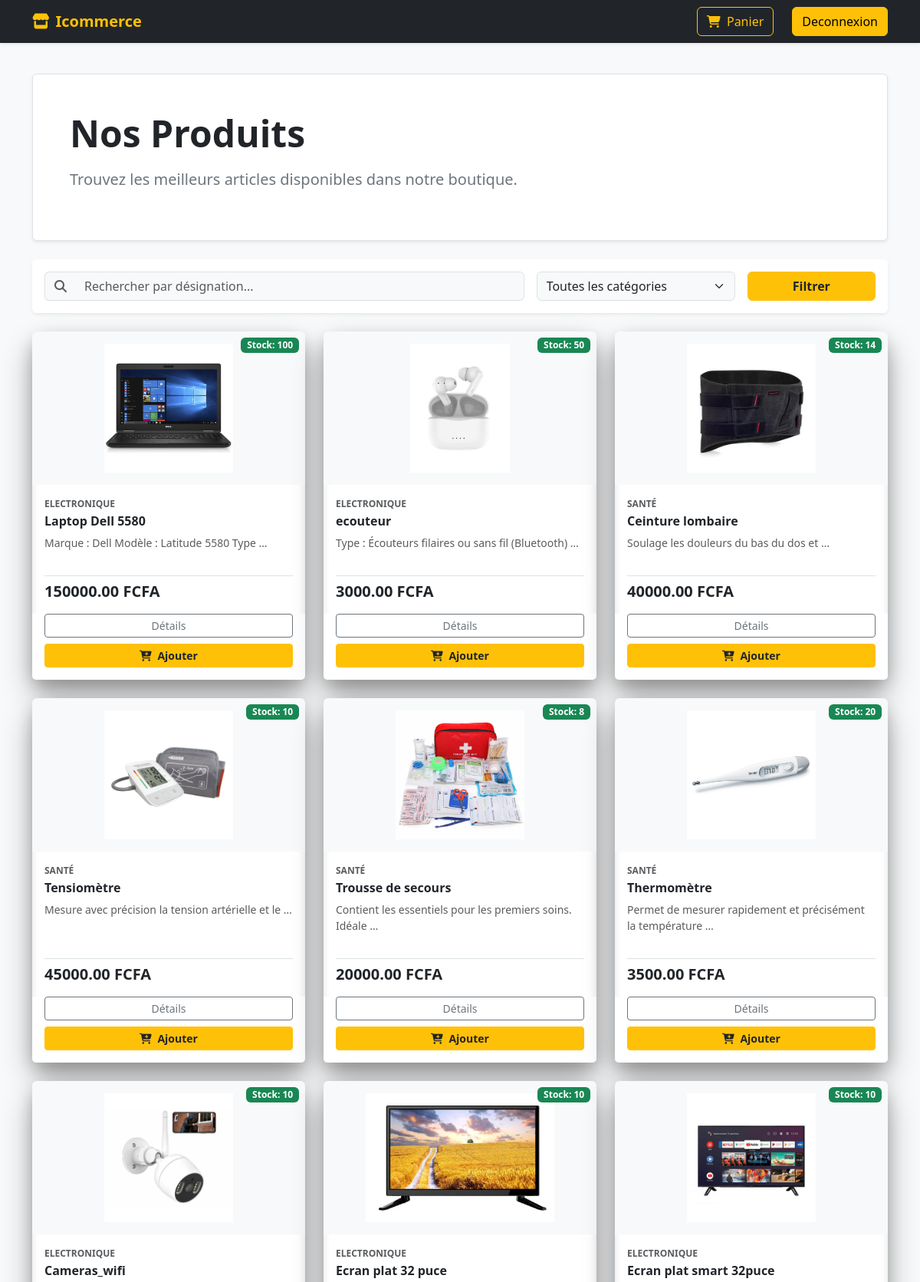
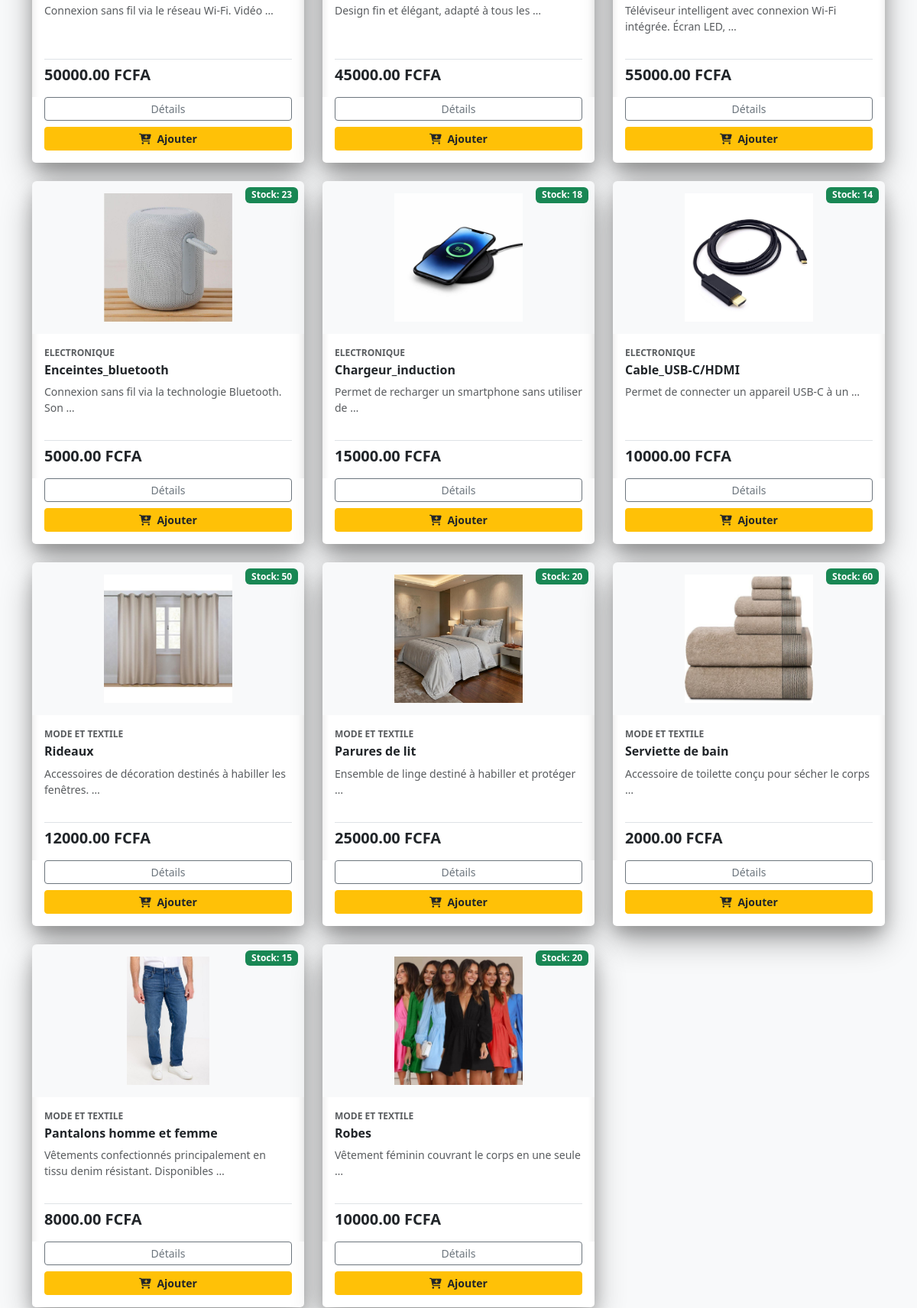
Before: / (upper part) with the older database file (2 pictures, top to bottom).
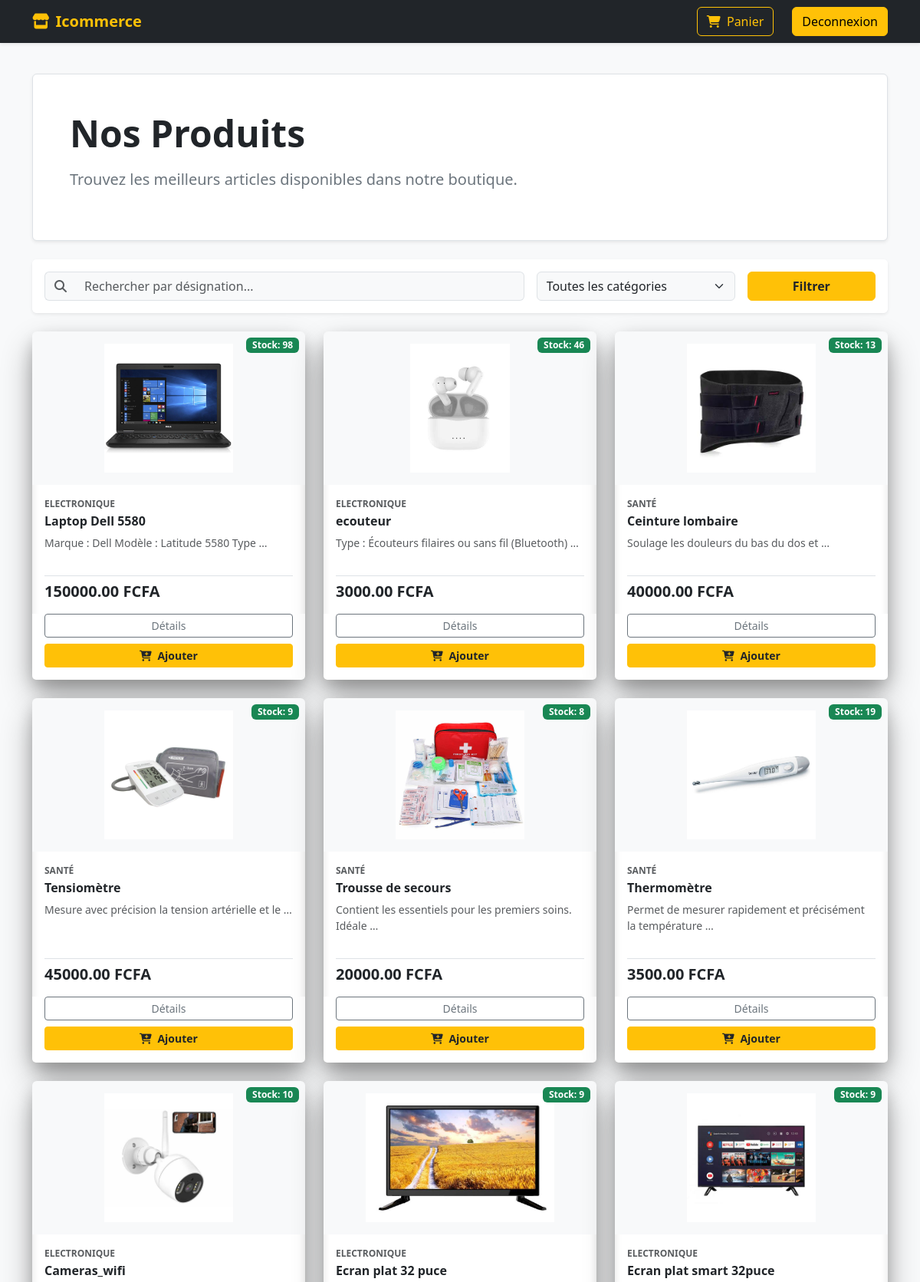
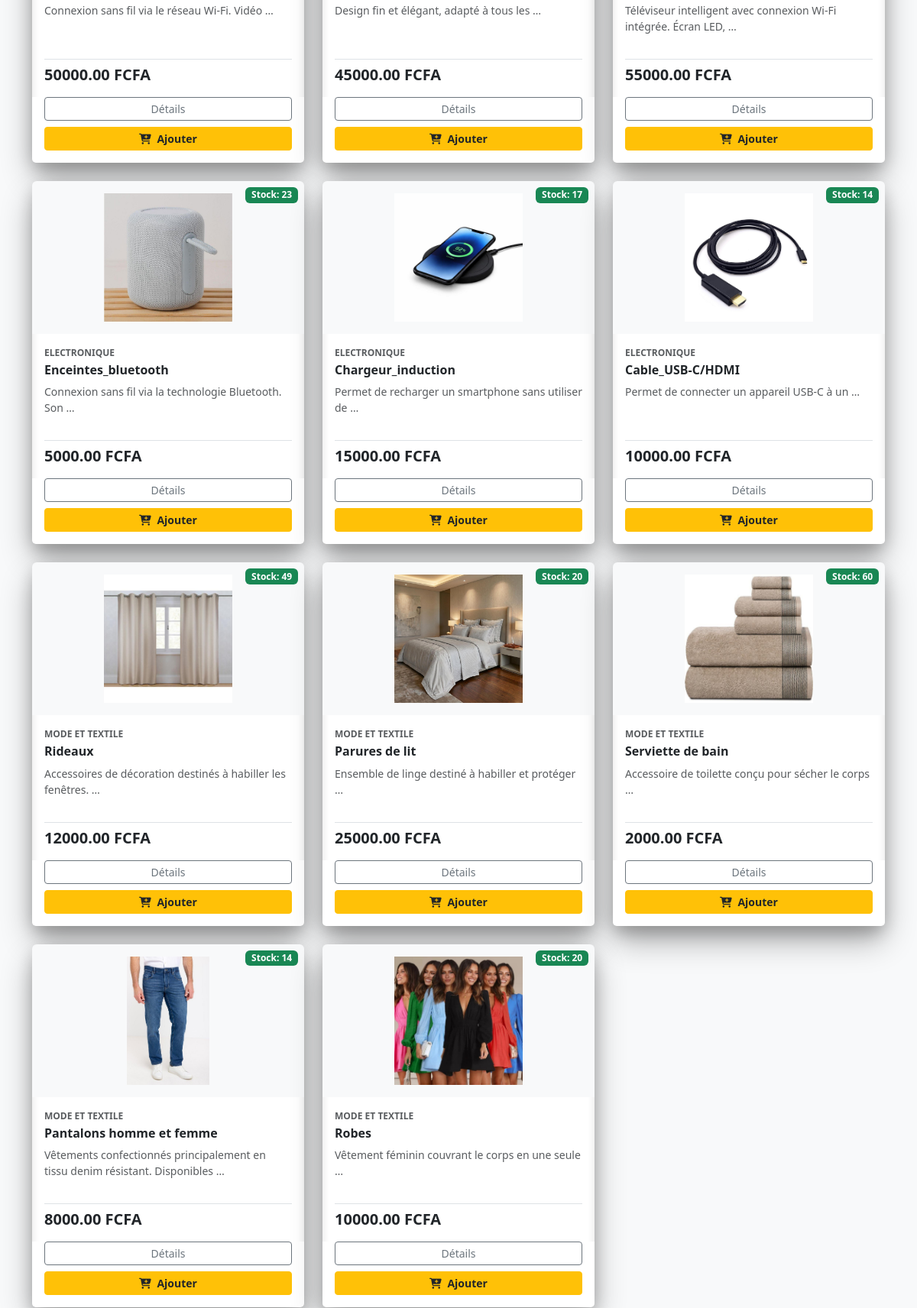
After: the same page with the newer database file (2 pictures, top to bottom).
### vente/models.py (models this page shows, shortened)
class Produit(models.Model):
    categorie = models.ForeignKey(
        Categorie,
        on_delete=models.CASCADE
    )
    designation = models.CharField(max_length=150)
    description = models.TextField()
    prix_achat = models.DecimalField(
        max_digits=10,
        decimal_places=2,
        default=0
    )
    prix_vente = models.DecimalField(
        max_digits=10,
        decimal_places=2,
        default=0
    )
    stock = models.PositiveIntegerField(default=0)
    image = models.ImageField(
        upload_to='produits/',
        blank=True,
        null=True
    )

class Categorie(models.Model):
    nom = models.CharField(max_length=100)

### vente/views.py (the view)
def catalogue(request):
    produits = Produit.objects.all()
    categories = Categorie.objects.all()
    query = request.GET.get("q")
    if query:
        produits = produits.filter(
            designation__icontains=query
        )
    categorie_id = request.GET.get("categorie")
    if categorie_id:
        produits = produits.filter(
            categorie_id=categorie_id
        )
    context = {
        "produits": produits,
        "categories": categories,
    }
    return render(
        request,
        "vente/catalogue.html",
        context,
    )

### vente/templates/vente/catalogue.html (shortened to what this page needs)
{% extends 'vente/base.html' %}
{% load static %}
{% block content %}
<div class="container">
    <div class="p-4 p-md-5 mb-4 rounded text-body-emphasis bg-white shadow-sm border">
    <div class="d-flex justify-content-between align-items-start">
        <div class="col-lg-8 px-0">
            <h1 class="display-5 fw-bold text-dark">
                Nos Produits
            </h1>
            <p class="lead my-3 text-secondary">
                Trouvez les meilleurs articles disponibles dans notre boutique.
            </p>
        </div>
    </div>
</div>
    <div class="card shadow-sm mb-4 border-0">
        <div class="card-body bg-white rounded">
            <form method="GET" action="{% url 'vente:catalogue' %}" class="row g-3">
                <div class="col-md-7">
                    <div class="input-group">
                        <span class="input-group-text bg-light border-end-0"><i class="fa-solid fa-magnifying-glass text-muted"></i></span>
                        <input type="text" name="q" class="form-control border-start-0 bg-light" placeholder="Rechercher par désignation..." value="{{ request.GET.q }}">
                    </div>
                </div>
                <div class="col-md-3">
                    <select name="categorie" class="form-select bg-light">
                        <option value="">Toutes les catégories</option>
                    </select>
                </div>
                <div class="col-md-2 d-grid">
                    <button type="submit" class="btn btn-warning text-dark fw-bold">Filtrer</button>
                </div>
            </form>
        </div>
    </div>
    <div class="row row-cols-1 row-cols-sm-2 row-cols-md-3 row-cols-lg-3 g-4">
        {% for produit in produits %}
            <div class="col">
                <div class="card h-100 border-0 rounded-4"
                   style="box-shadow:
                   0 20px 40px rgba(0,0,0,0.30),
                   0 10px 20px rgba(0,0,0,0.20),
                   inset 0 3px 8px rgba(255,255,255,0.7),
                   inset 0 -5px 10px rgba(0,0,0,0.15);">
                    <div class="position-relative text-center bg-light rounded-top p-3" style="height: 200px;">
                        {% if produit.image %}
                            <img src="{{ produit.image.url }}" class="img-fluid h-100" style="object-fit: contain;" alt="{{ produit.designation }}">
                        {% else %}
                            <div class="d-flex align-items-center justify-content-center h-100 text-muted">
                                <i class="fa-solid fa-image fa-3x"></i>
                            </div>
                        {% endif %}
                        {% if produit.stock > 0 %}
                            <span class="badge bg-success position-absolute top-0 end-0 m-2">Stock: {{ produit.stock }}</span>
                        {% else %}
                            <span class="badge bg-danger position-absolute top-0 end-0 m-2">Rupture</span>
                        {% endif %}
                    </div>
                    <div class="card-body d-flex flex-column">
                        <small class="text-uppercase text-muted fw-bold mb-1" style="font-size: 0.75rem;">
                            {{ produit.categorie.nom }}
                        </small>
                        <h5 class="card-title text-dark h6 fw-bold mb-2 text-truncate">
                            <a href="{% url 'vente:produit_detail' produit.id %}" class="text-decoration-none text-dark">
                                {{ produit.designation }}
                            </a>
                        </h5>
                        <p class="card-text text-muted small flex-grow-1">
                            {{ produit.description|truncatewords:8 }}
                        </p>
                        <div class="mt-3 pt-2 border-top">
    <span class="h5 mb-0 fw-bold text-dark">
        {{ produit.prix_vente }} FCFA
    </span>
</div>
                    </div>
                    <div class="card-footer bg-white border-top-0 pt-0 pb-3">
                        <div class="d-grid gap-2">
                            <a href="{% url 'vente:produit_detail' produit.id %}" class="btn btn-outline-secondary btn-sm">Détails</a>
                            {% if produit.stock > 0 %}
                                <a href="{% url 'vente:ajouter_au_panier' produit.id %}" class="btn btn-warning text-dark fw-semibold btn-sm">
                                    <i class="fa-solid fa-cart-plus me-1"></i> Ajouter
                                </a>
                            {% else %}
                                <button class="btn btn-secondary btn-sm" disabled>Indisponible</button>
                            {% endif %}
                        </div>
                    </div>
                </div>
            </div>
        {% empty %}
            <div class="col-12 text-center py-5">
                <p class="text-muted fs-5">Aucun produit ne correspond à votre recherche.</p>
            </div>
        {% endfor %}
    </div>
</div>
{% endblock %}

### vente/templates/vente/base.html (shortened to what this page needs)
{% load static %}
<!DOCTYPE html>
<html lang="fr">
<head>
    <link href="https://cdn.jsdelivr.net/npm/bootstrap@5.3.2/dist/css/bootstrap.min.css" rel="stylesheet">
    <link rel="stylesheet" href="https://cdnjs.cloudflare.com/ajax/libs/font-awesome/6.4.2/css/all.min.css">
</head>
<body class="d-flex flex-column min-vh-100 bg-light">
    <nav class="navbar navbar-expand-lg navbar-dark bg-dark sticky-top shadow-sm">
        <div class="container">
            <a class="navbar-brand fw-bold text-warning" href="{% url 'vente:login_user' %}">
                <i class="fa-solid fa-store me-2"></i>Icommerce
            </a>
            <div class="collapse navbar-collapse" id="navbarNav">
                <ul class="navbar-nav align-items-center">
                    <li class="nav-item me-3">
                        <a class="btn btn-outline-warning position-relative" href="{% url 'vente:voir_panier' %}">
                            <i class="fa-solid fa-cart-shopping me-1"></i> Panier
                        </a>
                    </li>
                    <li class="nav-item">
                        <a class="btn btn-warning ms-2" href="{% url 'vente:inscription' %}">
                            Deconnexion
                        </a>
                    </li>
                </ul>
            </div>
        </div>
    </nav>
    <main class="flex-grow-1 py-4">
        {% block content %}{% endblock %}
    </main>
</body>
</html>

Changed rows visible on the page:
changed Produit "Laptop Dell 5580": stock "100" → "98"
changed Produit "ecouteur": stock "50" → "46"
changed Produit "Ceinture lombaire": stock "14" → "13"
changed Produit "Tensiomètre": stock "10" → "9"
changed Produit "Thermomètre": stock "20" → "19"
changed Produit "Ecran plat 32 puce": stock "10" → "9"
changed Produit "Ecran plat smart 32puce": stock "10" → "9"
changed Produit "Chargeur_induction": stock "18" → "17"
changed Produit "Rideaux": stock "50" → "49"
changed Produit "Pantalons homme et femme": stock "15" → "14"
